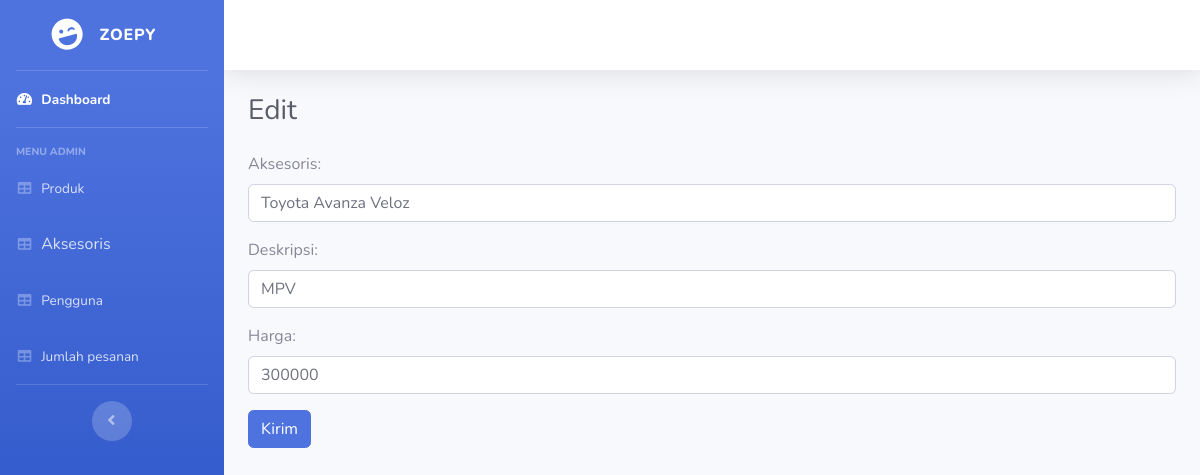
The app's page /Src/Index_Online/admin/manage_accessories.php?editid=44 (signed in) with its own data.
### tables this page shows
CREATE TABLE `products` (
  `id` int(11) NOT NULL,
  `type` tinyint(4) NOT NULL COMMENT '0 = "LCGC", 1 = "MPV"',
  `product_name` varchar(100) NOT NULL,
  `product_details` varchar(300) NOT NULL,
  `product_price` varchar(30) NOT NULL,
  `image` varchar(300) NOT NULL
);

### Src/Index_Online/admin/manage_accessories.php (the view, shortened to what this page needs)
<?php include 'header.php';
        ?>
            <?php
$accessory_name = "";
$accessory_desc = "";
$accessory_price = "";
if(isset($_REQUEST['editid']) && $_REQUEST['editid'] != NULL) {
  $editid = $_REQUEST['editid'];
  $fetch_accessory = "select * from products where id = $editid";
  $result = $conn->query($fetch_accessory);
  while($row = $result->fetch_assoc()){
    $accessory_name = $row['product_name'];
    $accessory_desc = $row['product_details'];
    $accessory_price = $row['product_price'];
  }
}
    ?>
        <div class="container-fluid">
          <?php
            if(isset($_REQUEST['editid'])){
              ?>
              <h1 class="h3 mb-4 text-gray-800">Edit</h1>
              <?php
            }else{
              ?>
              <h1 class="h3 mb-4 text-gray-800">Tambah</h1>
              <?php
            }
            ?>
          <form method='post' enctype="multipart/form-data">
          <div class="form-group">
                <label for="name">Aksesoris:</label>
                <input type="text" class="form-control" id="accessory_name" name="accessory_name" value="<?php echo $accessory_name; ?>">
            </div>
            <div class="form-group">
                <label for="desc">Deskripsi:</label>
                <input type="text" class="form-control" id="accessory_desc" name="accessory_desc" value="<?php echo $accessory_desc; ?>">
            </div>
            <div class="form-group">
                <label for="price">Harga:</label>
                <input type="text" class="form-control" id="accessory_price" name="accessory_price" value="<?php echo $accessory_price; ?>">
            </div>
            <button type="submit" class="btn btn-primary" name='addaccessory'>Kirim</button>
        </form>
        </div>
      </div>
    </div>
  </div>
</body>
</html>

### records on screen
products: accessory_name "Toyota Avanza Veloz", accessory_desc "MPV", accessory_price "300000"
